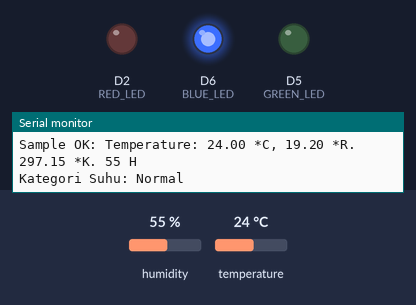
Bench run of a program on a simulated ESP8266 (NodeMCU). On the bench: output pins drawn as LEDs (lit = HIGH), the last lines printed to the serial monitor. The test bench sets the inputs (shaded band); at power-on: temperature 24 °C, humidity 55 %.

Above: at 2.2 s.
2.3 s: temperature set to 22 °C
6.1 s: temperature set to 19 °C
At 8.2 s:
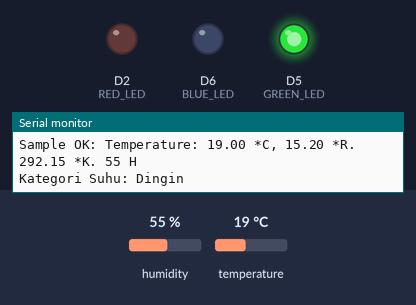
9.9 s: temperature set to 33 °C
At 11.4 s:
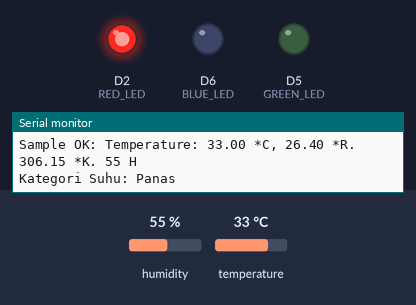
13.7 s: temperature set to 31 °C
17.5 s: temperature set to 28 °C
At 19.8 s:
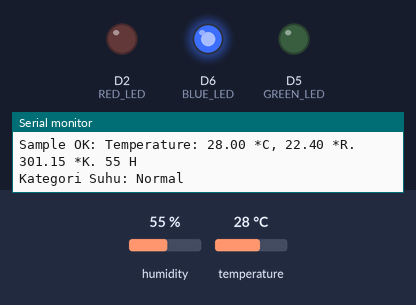
21.3 s: temperature set to 12 °C
At 23.0 s:
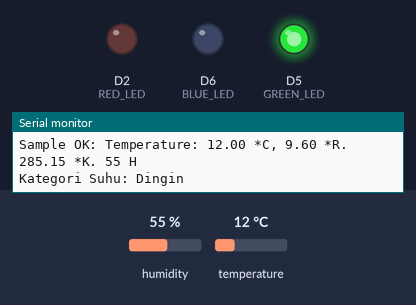
Timing chart, 0 to 24.5 s (numbered marks = the images above; inputs shaded):
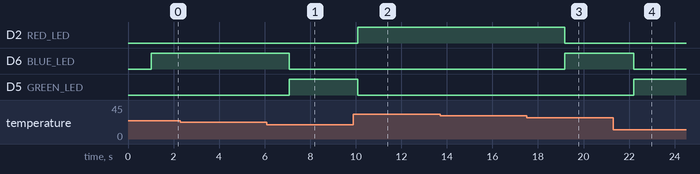

The program:

main.cpp
```cpp
    #include <Arduino.h>
    #include <SimpleDHT.h>

    #define pinDHT 7 // SD3 pin signal sensor DHT
    #define RED_LED D2
    #define GREEN_LED D5
    #define BLUE_LED D6


    byte temperature = 0;
    byte humidity = 0;

    SimpleDHT11 dht11(D1); //instan sensor dht11

    void printTemperature(float tempc)
    {
        float tempR = tempc * 0.8; // konversi ke reamur
        float tempK = tempc + 273.15; // konversi ke reamur

        Serial.print("Temperature: ");
        Serial.print(tempc);
        Serial.print(" *C, ");
        Serial.print(tempR);
        Serial.print(" *R. ");
        Serial.print(tempK);
        Serial.print(" *K. ");

    }
    void KelembabanSuhu()
    {
        int err = SimpleDHTErrSuccess;

        if ((err = dht11.read(&temperature, &humidity, NULL)) != SimpleDHTErrSuccess)
        {
            Serial.print("Pembacaan DHT11 gagal, err=");
            Serial.println(err);
            delay(1000);
            return;
        }

        Serial.print("Sample OK: ");
        printTemperature((float)temperature);

        Serial.print((int)humidity);
        Serial.println(" H");

        // Kategori suhu berdasarkan rentang nilai suhu
        if (temperature <= 20) {
          digitalWrite(GREEN_LED, HIGH);
          digitalWrite(BLUE_LED, LOW);
          digitalWrite(RED_LED, LOW);
          Serial.println("Kategori Suhu: Dingin");
          delay(1500);
        } else if (temperature > 20 && temperature < 30) {
          digitalWrite(GREEN_LED, LOW);
          digitalWrite(BLUE_LED, HIGH);
          digitalWrite(RED_LED, LOW);
          Serial.println("Kategori Suhu: Normal");
          delay(1500);
        } else {
          digitalWrite(GREEN_LED, LOW);
          digitalWrite(BLUE_LED, LOW);
          digitalWrite(RED_LED, HIGH);
          Serial.println("Kategori Suhu: Panas");
          delay(1500);
        }
        delay(1500);
    }

    void setup()
    {
        Serial.begin(115200);
        Serial.println("Simple DHT");
        pinMode(RED_LED, OUTPUT);
        pinMode(BLUE_LED, OUTPUT);
        pinMode(GREEN_LED, OUTPUT);
        delay(1000);
    }

    void loop()
    {
        KelembabanSuhu();
    }
```

Measured:
- the behaviour switches between 21 and 20 °C on temperature (found by bisection; images 0 and 1)
- the behaviour switches between 30 and 29 °C on temperature (found by bisection; images 2 and 3)
- after the input at 6.1 s, D6 (BLUE_LED): HIGH → LOW after 0.97 s; D5 (GREEN_LED): LOW → HIGH after 0.97 s
- after the input at 9.9 s, D2 (RED_LED): LOW → HIGH after 0.20 s; D5 (GREEN_LED): HIGH → LOW after 0.20 s
- after the input at 17.5 s, D2 (RED_LED): HIGH → LOW after 1.7 s; D6 (BLUE_LED): LOW → HIGH after 1.7 s
- after the input at 21.3 s, D6 (BLUE_LED): HIGH → LOW after 0.90 s; D5 (GREEN_LED): LOW → HIGH after 0.90 s
